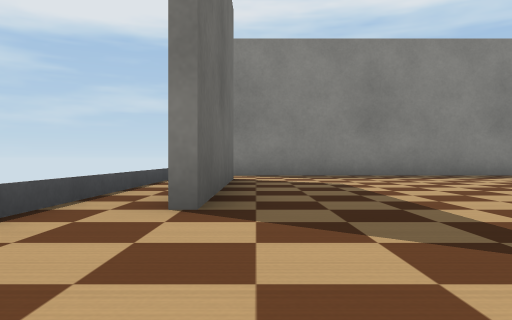
[1] (above)

15 first-person views from a walk through a world built for the Webots simulator. The camera is 0.17 m above the floor, looks level and sees 70° across. The floor is counted in squares, 0.5 m on a side. Each view is taken from the middle of a square. On the plan, view 1 faces up. The plan holds only what a view shows up to about 9 squares ahead; the rest is blank. Robots are left out. Webots' stock objects and surfaces are drawn as simple stand-ins.

[2]
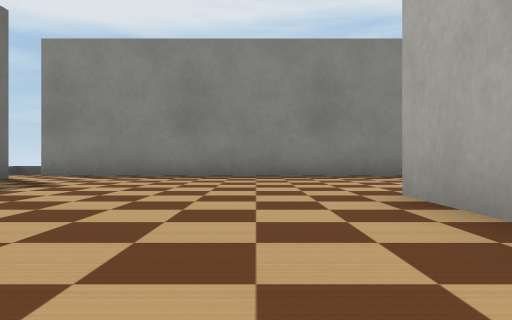

[3]
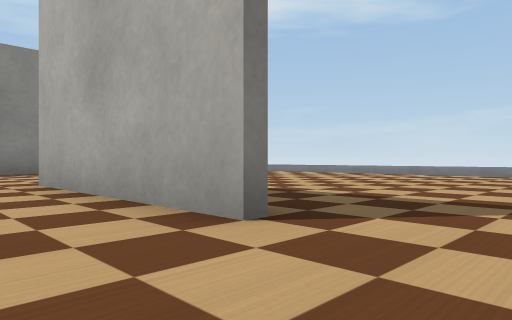

[4]
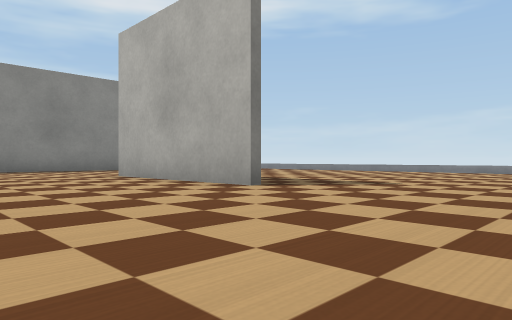

[5]
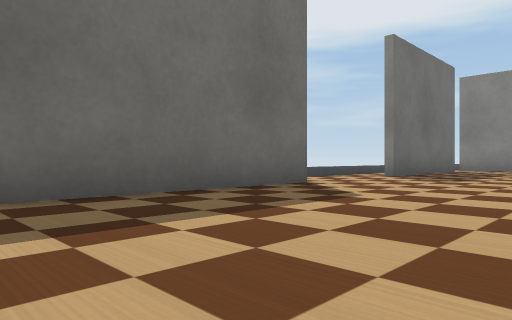

[6]
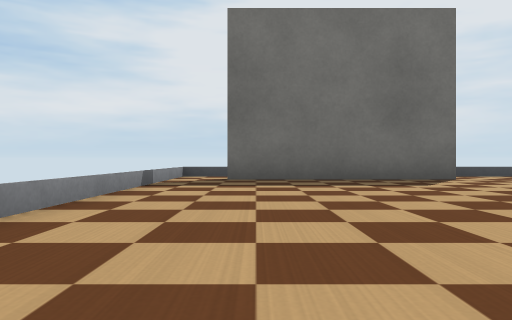

[7]
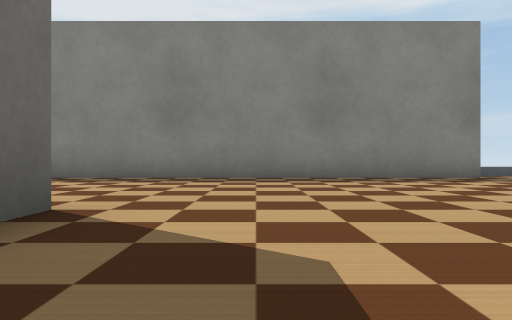

[8]
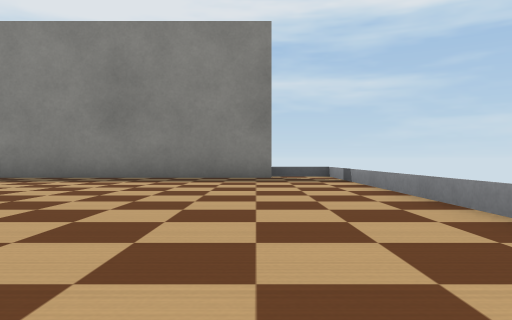

[9]
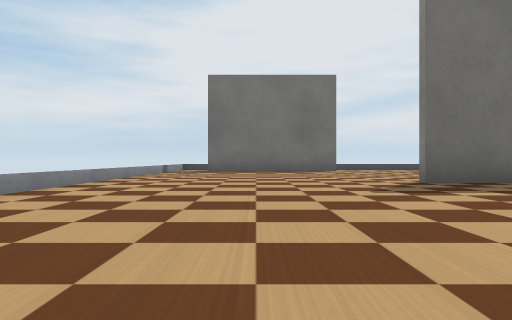

[10]
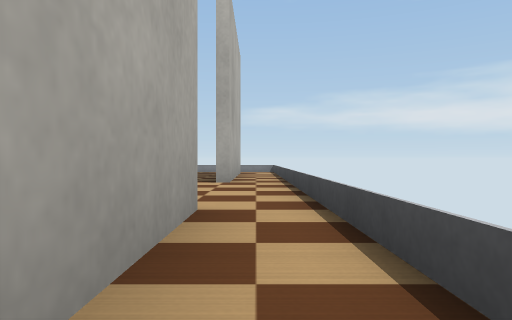

[11]
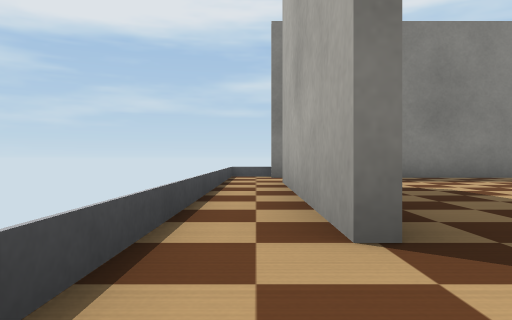

[12]
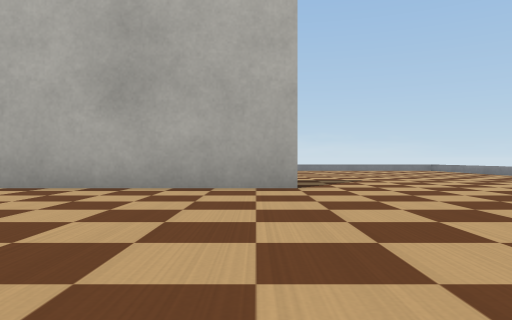

[13]
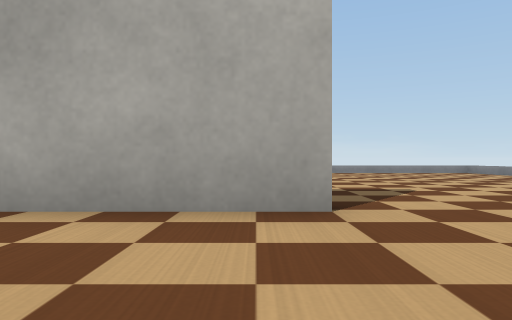

[14]
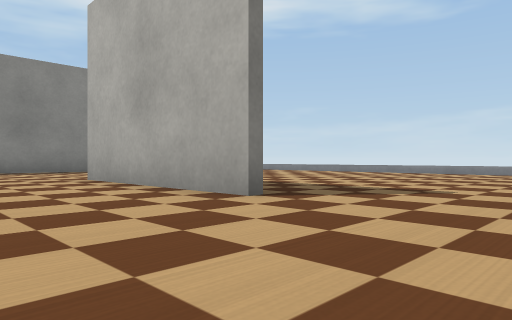

[15]
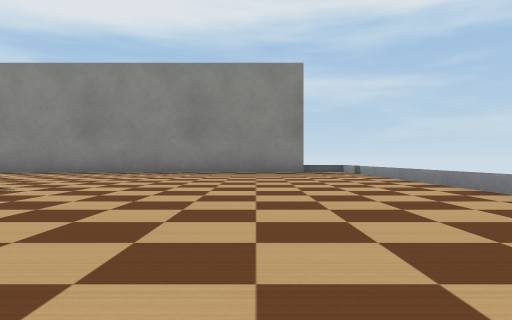

### Floor plan
Points are (right, up) in squares from view 1. A wall is a line through its corners. A room is listed if a view was taken in it or the views show most of it. See-through windows are left out.
Room 1 (views 1, 2, 3, 4, 5, 6, 7, 8, 9, 10, 11, 12, 13, 14, 15)
walls: (5.6, 0.9) (5.6, -0.5); (5.4, -0.5) (5.4, 3.5); (5.6, 3.5) (5.6, 3); (-0.4, -0.5) (-0.4, -4.5); (-0.6, 2.5) (-0.6, 6.5); (-0.6, -3.8) (-0.6, -0.6); (-0.4, 6.5) (-0.4, 2.5); (11.4, 8) (-0.8, 8)
low walls: (12.5, -2.2) (12.5, 8.5) (11.2, 8.5); (-0.6, 8.5) (-1.5, 8.5) (-1.5, -5.5) (12, -5.5)

Positions as (right, up) in squares from view 1, and headings:
1: (0, 0), facing up
2: (4, 0), facing up
3: (4, -2), facing up-right
4: (2, -4), facing up-right
5: (3, -5), facing up-left
6: (6, -4), facing left
7: (7, 1), facing up
8: (11, 1), facing up
9: (11, -3), facing left
10: (-1, 5), facing down
11: (-1, 1), facing up
12: (1, 0), facing right
13: (3, 0), facing right
14: (3, -3), facing up-right
15: (10, -2), facing up
